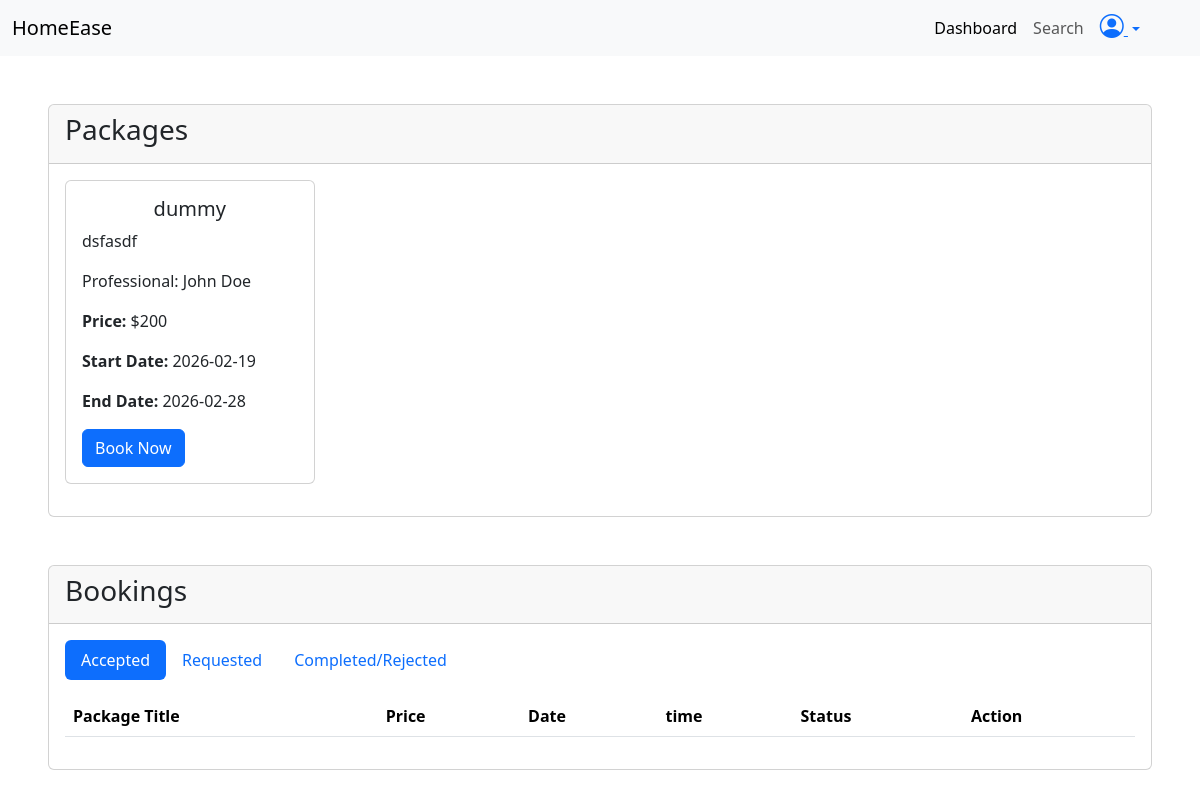
The page /customer/dashboard (signed in) on the database as committed earlier.
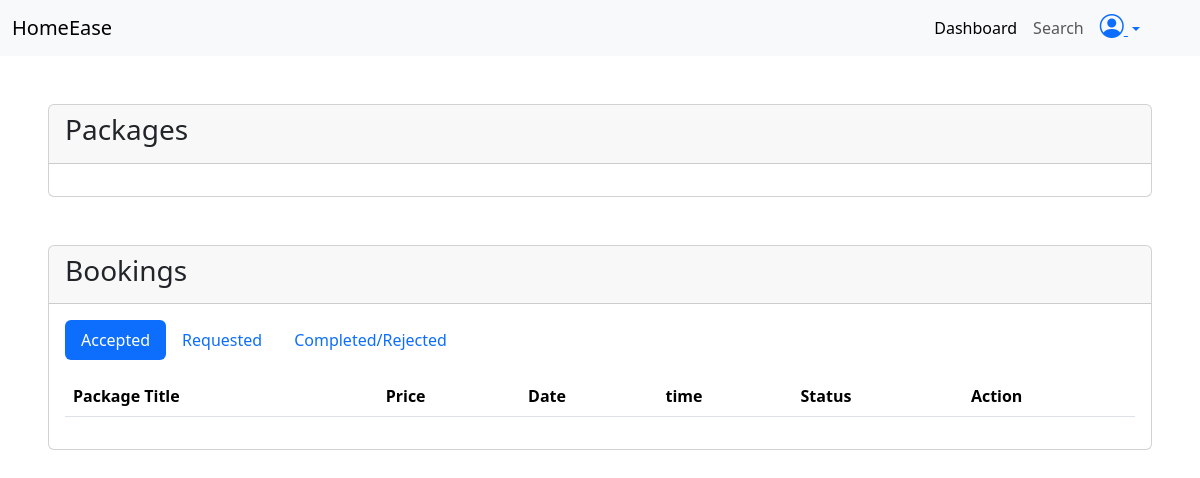
The same page on the database as committed later.
### application/models.py (models this page shows, shortened)
class Package(db.Model):
    id = db.Column(db.Integer, primary_key =True , autoincrement=True)
    title = db.Column(db.String, unique=True , nullable=False)
    price = db.Column(db.String , nullable=False)
    description= db.Column(db.String , nullable=False)
    prof_id = db.Column(db.Integer ,db.ForeignKey("professional.id") , nullable=False )
    status = db.Column(db.String, nullable=False)
    start_date = db.Column(db.Date , nullable =False)
    end_date = db.Column(db.Date , nullable =False)
    bookings = db.relationship("Booking", backref="package", lazy=True)

class Professional(db.Model, UserMixin):
    id = db.Column(db.Integer, primary_key =True , autoincrement=True)
    email = db.Column(db.String, unique=True , nullable=False)
    password = db.Column(db.String , nullable=False)
    name = db.Column(db.String , nullable=False)
    address = db.Column(db.String, nullable=False)
    mobile = db.Column(db.String, nullable=False)
    experiance = db.Column(db.String,nullable = False)
    status = db.Column(db.String, nullable=False)
    resume_url = db.Column(db.String, nullable=False)
    packages = db.relationship("Package", backref="professional", lazy=True)
    bookings = db.relationship("Booking", backref="professional", lazy=True)

### application/routes.py (the view)
@app.route("/customer/dashboard")
@login_required
def customer_dashboard():
    packs = db.session.query(Package).filter_by(status="Active").all()
    bookings = current_user.bookings
    packages = []
    for pack in packs:
        print(pack.start_date , pack.end_date)
        print(datetime.now().date())
        print(type(pack.start_date) , type(datetime.now().date()))
        if pack.start_date <= datetime.now().date() <= pack.end_date:
            packages.append(pack)
    return render_template("customer/dashboard.html" , cu=current_user, packages=packages, bookings=bookings)

### app.py (called while the page is built)
def create_app():
    app = Flask(__name__ , )
    app.config["SQLALCHEMY_DATABASE_URI"] = "sqlite:///mydb.sqlite3"
    app.config["SECRET_KEY"] = "mysecretkey"
    db.init_app(app)
    login_manager = LoginManager(app)
    @login_manager.user_loader
    def load_user(email):
        user= db.session.query(Customer).filter_by(email=email).first() or \
        db.session.query(Professional).filter_by(email=email).first() or \
        db.session.query(Admin).filter_by(email=email).first()
        return user
    app.app_context().push()
    return app

### templates/customer/dashboard.html (shortened to what the changed rows need)
<!DOCTYPE html>
<html lang="en">
<head>
    <link href="https://cdn.jsdelivr.net/npm/bootstrap@5.3.8/dist/css/bootstrap.min.css" rel="stylesheet"
>
    <link rel="stylesheet" href="https://cdn.jsdelivr.net/npm/bootstrap-icons@1.13.1/font/bootstrap-icons.min.css">
</head>
<body>
    <div class="card mt-5 ms-5 me-5">
        <div class="card-body">
            <div class="row ">
                {% for package in packages %}
                <div class="col-3 ">
                    <div class="card mb-3">
                        <div class="card-body">
                            <h5 class="card-title text-center">{{ package.title }}</h5>
                            <p class="card-text">{{ package.description }}</p>
                            <p class="card-text"> Professional: {{ package.professional.name }}</p>
                            <p class="card-text"><strong>Price:</strong> ${{ package.price }}</p>
                            <p class="card-text"><strong>Start Date:</strong> {{ package.start_date }}</p>
                            <p class="card-text"><strong>End Date:</strong> {{ package.end_date }}</p>
                            <a type="button" class="btn btn-primary ms-auto" data-bs-toggle="modal"
                                data-bs-target="#bookpack{{ package.id }}">
                                Book Now
                            </a>
                        </div>
                    </div>
                </div>
                {% endfor %}
            </div>
        </div>
    </div>
    <div class="card mt-5 ms-5 me-5 mb-5">
        <div class="card-body">
            <div class="tab-content" id="pills-tabContent">
                <div class="tab-pane fade show active" id="pills-active-cust" role="tabpanel"
                    aria-labelledby="pills-active-cust-tab" tabindex="0">
                    <table class="table">
                        <thead>
                            <tr>
                                <th scope="col">Package Title</th>
                                <th scope="col">Price</th>
                                <th scope="col">Date</th>
                                <th scope="col">time</th>
                                <th scope="col">Status</th>
                                <th scope="col">Action</th>
                            </tr>
                        </thead>
                    </table>
                </div>
            </div>
        </div>
    </div>
</body>
</html>

Rows that differ between the two databases and show on the page:
no longer on this page (row edited): Package: title "dummy", description "dsfasdf", professional.name "John Doe", price "200", start_date "2026-02-19", end_date "2026-02-28"
